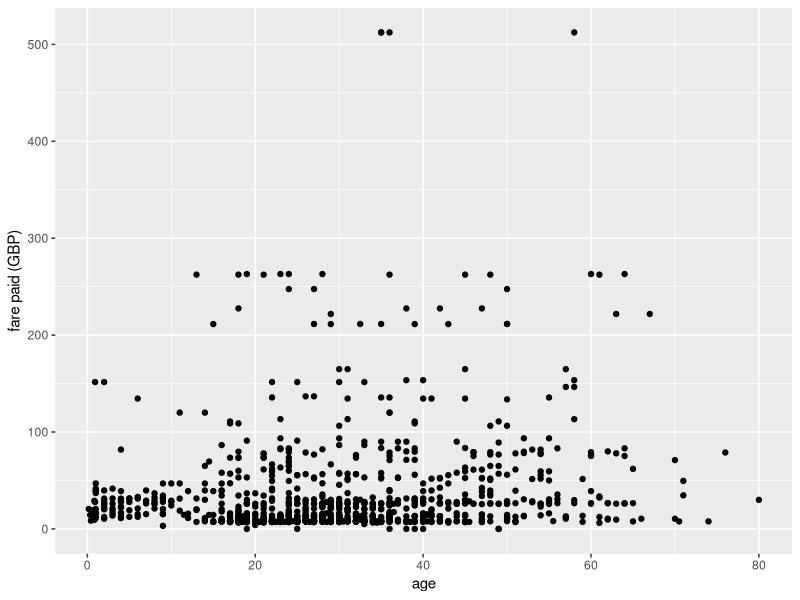
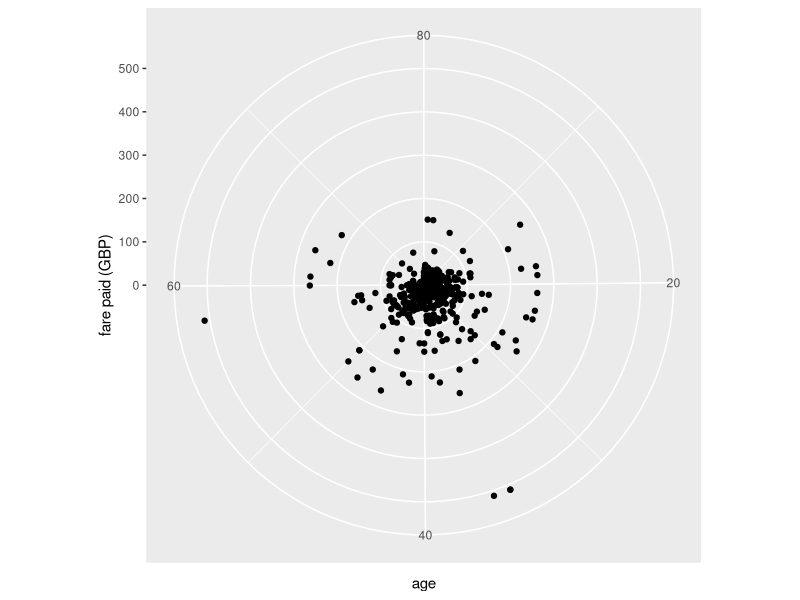
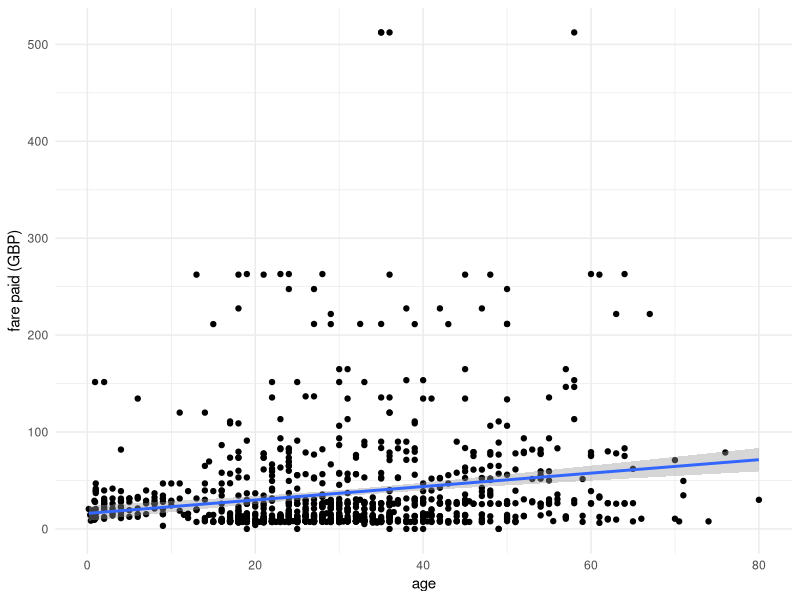
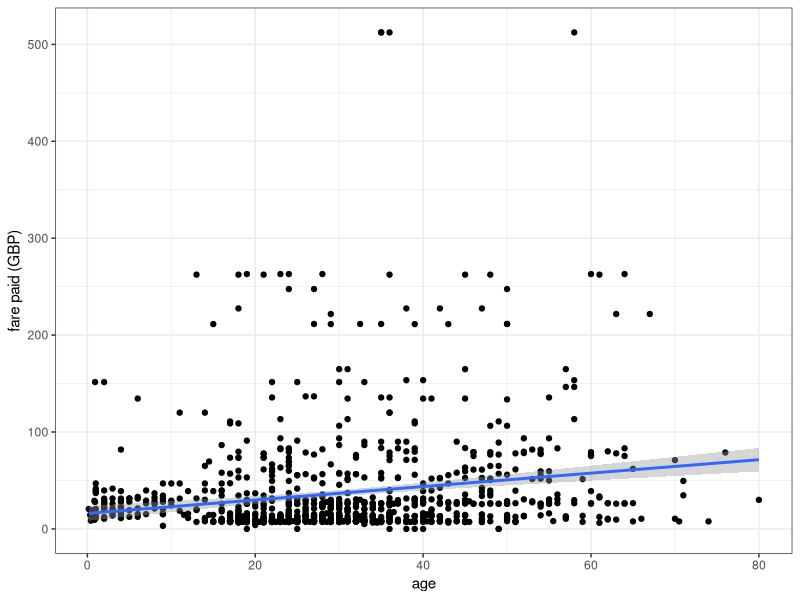
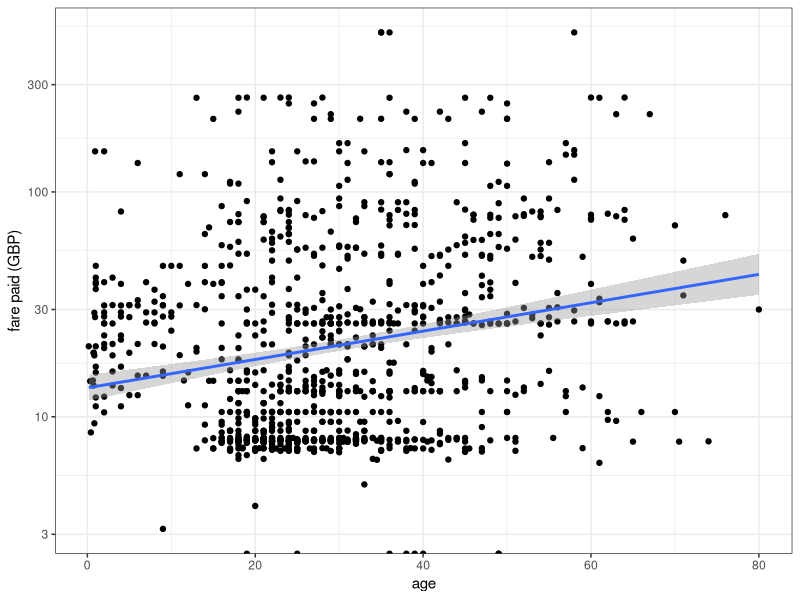
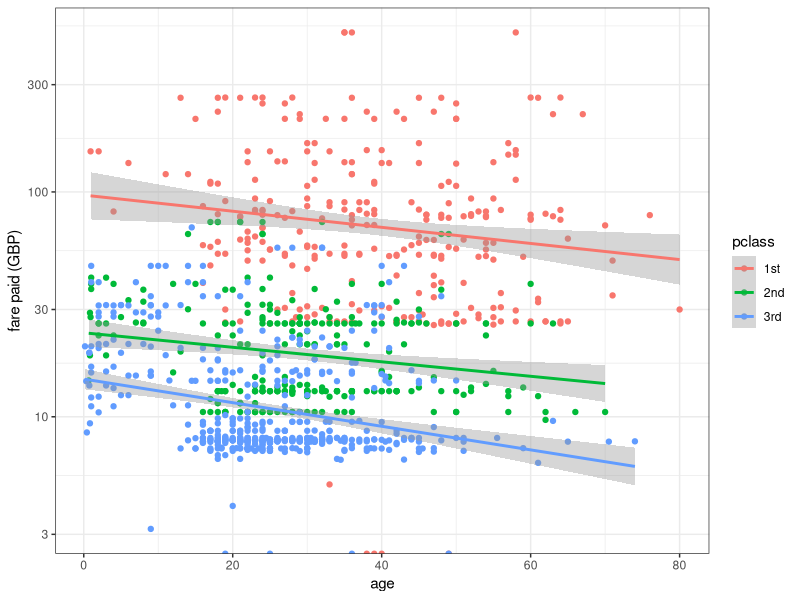
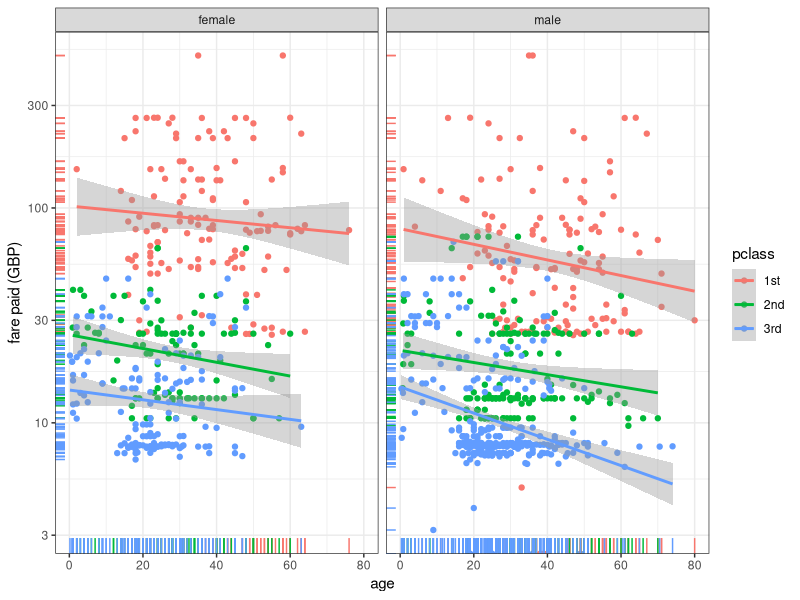
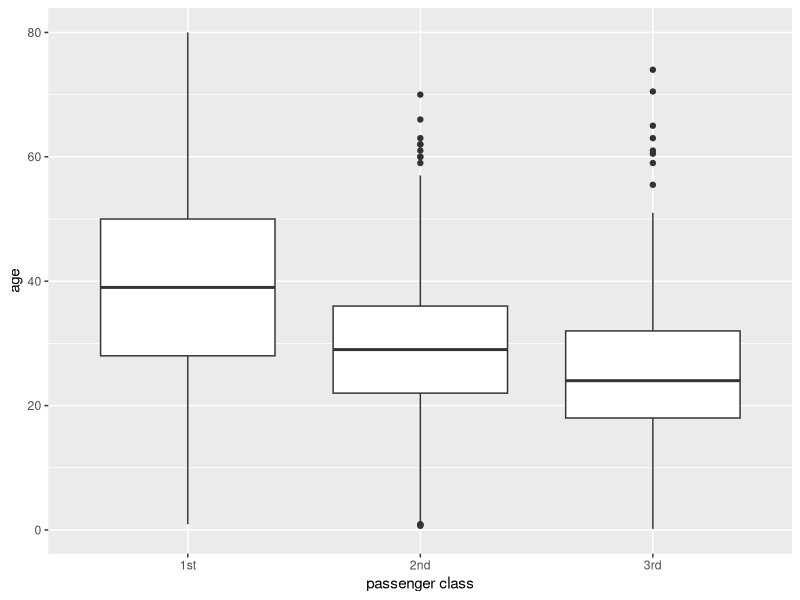

The R script that drew these images, in order:
## ---- chunk 1
library(readxl)
library(ggplot2)
titanic <- read_excel("../slides/data/Titanic3.xlsx", na="NA")
## ---- chunk 2
ggplot(titanic, aes(age, fare)) + geom_point() + ylab("fare paid (GBP)")
ggplot(titanic, aes(age, fare)) + geom_point() + 
  ylab("fare paid (GBP)") + coord_polar()
## ---- chunk 3
ggplot(titanic, aes(age, fare)) + geom_point() + 
  ylab("fare paid (GBP)") + geom_smooth(method="lm") + theme_minimal()
ggplot(titanic, aes(age, fare)) + geom_point() + 
  ylab("fare paid (GBP)") + geom_smooth(method="lm") + theme_bw()
ggsave("SavedPlot.png")
## ---- chunk 4
ggplot(titanic, aes(age, fare)) + geom_point() +
  geom_smooth(method="lm") + theme_bw() + 
  scale_y_log10("fare paid (GBP)")
## ---- chunk 5
ggplot(titanic, aes(age, fare, color=pclass)) + geom_point() + 
  geom_smooth(method="lm") + theme_bw() + 
  scale_y_log10("fare paid (GBP)")
## ---- chunk 6
ggplot(titanic, aes(age, fare, color=pclass)) + geom_point() +
  geom_smooth(method="lm") + theme_bw() +
  scale_y_log10("fare paid (GBP)") + facet_wrap(~sex) + geom_rug()
## ---- chunk 7
ggplot(titanic, aes(pclass, age)) + geom_boxplot() +
  xlab("passenger class")
ggplot(titanic, aes(pclass, age)) + geom_boxplot() +
  xlab("passenger class") + coord_flip()
## ---- chunk 8
ggplot(titanic, aes(pclass, age)) + geom_boxplot() +
  xlab("passenger class") + geom_jitter(color="red",alpha=0.2) + 
  theme_minimal()
## ---- chunk 9
# If you don't jitter the points, you get the following:
ggplot(titanic, aes(pclass, age)) + geom_boxplot() + 
  xlab("passenger class") + geom_point(color="red",alpha=0.2) + 
  theme_minimal()
## ---- chunk 10
# Violin plot instead of boxplot
ggplot(titanic, aes(pclass, age)) + geom_violin() + 
  xlab("passenger class") + geom_jitter() + theme_minimal()
## ---- chunk 11
ggplot(titanic, aes(age,survived)) + 
  geom_point() + geom_smooth(method="loess")
## ---- chunk 12
ggplot(titanic, aes(age,survived,colour=sex)) + 
  geom_jitter(height=0.05,alpha=0.5) + geom_smooth(method="loess") + 
  theme(legend.position='top')
## ---- chunk 13
# Extra: we change the label and the colour palette
ggplot(titanic, aes(age,survived,colour=sex)) + 
  geom_jitter(height=0.05,alpha=0.5) + geom_smooth(method="loess") +
  scale_colour_brewer(name="gender",label=c("F","M"),palette='Set1') + 
  theme(legend.position='top')
## ---- chunk 14
ggplot(titanic, aes(age,survived,colour=sex)) + 
  geom_jitter(height=0.05,alpha=0.3) + geom_smooth(method="loess") +
  facet_wrap(~pclass) + ylim(c(-0.1,1.1)) +  theme(legend.position='top')
## ---- chunk 15
# Truncating the output is prevented by setting the lim its within coord_cartesian
ggplot(titanic, aes(age,survived,colour=sex)) + 
  geom_jitter(height=0.05,alpha=0.3) + geom_smooth(method="loess") +
  facet_wrap(~pclass) + coord_cartesian(ylim=c(-0.1,1.1))
